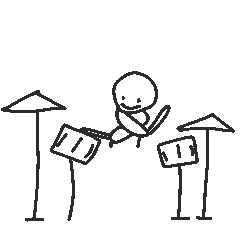
#> input picture assets/drummer/alter_l.png, 240 x 240 px, given in place of logo.png, which was not available
$ python gen_drummer.py ../assets/drummer/alter_l.png
#> lines starting #> are read from the running program, lines starting #| are printed output that depends on the picture
#!/usr/bin/env python3
# SPDX-License-Identifier: GPL-3.0-only
"""The DRUMMER visualiser's sprites (FMX, firmware/src/ui_vis.c) to a C header.

assets/drummer/*.png: 240 x 240 line drawings on transparency (the FMX author's). A pixel is ink where its alpha is
over half. Each frame is cropped to its ink and coded with a binary range coder (LZMA's: 32 bits, 12-bit
probabilities) under a static context model: the 10 pixels already coded around it (two rows up, four to the left)
pick one of 1024 probabilities, trained here on every frame and stored with them (DRUM_P0: P(no ink), 8 bits).
~8.6 KB for the 20 frames, where 1 bpp would take 82 KB. The decoder (ui_vis.c drum_decode) is a few dozen lines.
Each frame also carries the CRC-32 of its pixels (1 bpp, rows of whole bytes, MSB first): tests/drummer_test.c
decodes every frame and checks it.

  tools/gen_drummer.py OUT.h
"""
import sys
import zlib
from pathlib import Path

from PIL import Image

SRC = Path(__file__).resolve().parents[1] / "assets" / "drummer"
# the frames in the firmware's order (ui_vis.c DF_*)
FRAMES = ["logo", "kick_off", "kick_hit", "both_off", "both_hit", "head_off", "head_hit", "alter_l", "alter_r",
          "lsnare_lh", "lsnare_rh", "rsnare_lh", "rsnare_rh", "lcym_lh", "lcym_rh", "rcym_lh", "rcym_rh",
          "nodrums_1", "nodrums_2", "nodrums_3"]
W = 240
NB = [(-1, 0), (-2, 0), (-3, 0), (-4, 0), (-2, -1), (-1, -1), (0, -1), (1, -1), (2, -1), (-1, -2)]   # MSB first
NCTX = 1 << len(NB)


def load(name):
#> called with name = 'logo'
    im = Image.open(SRC / f"{name}.png").convert("RGBA")
#> im is the input picture: PIL image 240x240 RGBA; mean R, G, B, A 105.2, 105.2, 105.2, 19.4
    a = im.getchannel("A").tobytes()
    assert im.size == (W, W), f"{name}: {im.size}, not {W} x {W}"
    ink = [1 if v > 127 else 0 for v in a]
#> ink = 57600 items
    xs = [i % W for i, v in enumerate(ink) if v]
#> xs = 4387 values, max 234 at index 1929, min 1 at index 643, mean 122.8
    ys = [i // W for i, v in enumerate(ink) if v]
#> ys = 4387 values from 71 to 221
    x0, y0, x1, y1 = min(xs), min(ys), max(xs) + 1, max(ys) + 1
#> x0 = 1; y0 = 71; x1 = 235; y1 = 222
    rows = [ink[y * W + x0:y * W + x1] for y in range(y0, y1)]
#> rows = 151 items
    return x0, y0, x1 - x0, y1 - y0, rows


# [11 lines left out: function contexts, not called in this run]


class Enc:                                          # LZMA's range encoder
    def __init__(self):
        self.low, self.range, self.cache, self.csize, self.out = 0, 0xFFFFFFFF, 0, 1, bytearray()

    # [62 lines left out: functions shift, bit, done, decode, pack, not called in this run]


def main(out):
    frames = [(n, *load(n)) for n in FRAMES]
#> call 2 of load, with name = 'kick_off'
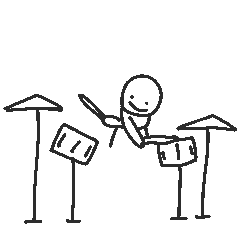
#> input picture assets/drummer/alter_r.png, 240 x 240 px, given in place of kick_off.png, which was not available
#> in load, im is the input picture: PIL image 240x240 RGBA; mean R, G, B, A 103.6, 103.6, 103.6, 19.6
#> in load (call 2), `xs = [i % W for i, v in enumerate(ink) if v]`: xs = 4433 values, max 236 at index 1853, min 3 at index 682, mean 122.3
#> in load (call 2), `ys = [i // W for i, v in enumerate(ink) if v]`: ys = 4433 values from 74 to 223
#> in load (call 2), `x0, y0, x1, y1 = min(xs), min(ys), max(xs) + 1, max(ys) + 1`: x0 = 3; y0 = 74; x1 = 237; y1 = 224
#> in load (call 2), `rows = [ink[y * W + x0:y * W + x1] for y in range(y0, y1)]`: rows = 150 items
#> call 4 of load, with name = 'both_off'
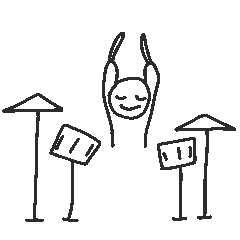
#> input picture assets/drummer/both_off.png, 240 x 240 px
#> in load, im is the input picture: PIL image 240x240 RGBA; mean R, G, B, A 64.2, 64.2, 64.2, 20.7
#> in load (call 4), `xs = [i % W for i, v in enumerate(ink) if v]`: xs = 4686 values, max 235 at index 2329, min 2 at index 1568, mean 122.8
#> in load (call 4), `ys = [i // W for i, v in enumerate(ink) if v]`: ys = 4686 values from 32 to 221
#> in load (call 4), `x0, y0, x1, y1 = min(xs), min(ys), max(xs) + 1, max(ys) + 1`: x0 = 2; y0 = 32; x1 = 236; y1 = 222
#> in load (call 4), `rows = [ink[y * W + x0:y * W + x1] for y in range(y0, y1)]`: rows = 190 items
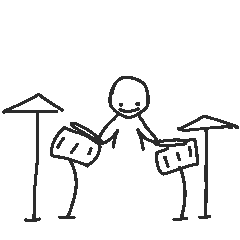
#> input picture assets/drummer/both_hit.png, 240 x 240 px
#> in load, im is the input picture: PIL image 240x240 RGBA; mean R, G, B, A 107.1, 107.1, 107.1, 18.8
#> in load (call 5), `xs = [i % W for i, v in enumerate(ink) if v]`: xs = 4256 values, max 238 at index 1305, min 2 at index 660, mean 122.2
#> in load (call 5), `ys = [i // W for i, v in enumerate(ink) if v]`: ys = 4256 values from 76 to 221
#> in load (call 5), `x0, y0, x1, y1 = min(xs), min(ys), max(xs) + 1, max(ys) + 1`: y0 = 76; x1 = 239
#> in load (call 5), `rows = [ink[y * W + x0:y * W + x1] for y in range(y0, y1)]`: rows = 146 items
    n0, n1 = [0] * NCTX, [0] * NCTX                   # the model: every frame's statistics
    for _, x, y, w, h, rows in frames:
        for c, b in contexts(rows, w, h):
            (n1 if b else n0)[c] += 1
    p8 = [min(255, max(1, round(256 * (a + 0.4) / (a + b + 0.8)))) for a, b in zip(n0, n1)]   # P(0), 8 bits
    p0 = [(v << 4) | 8 for v in p8]                    # (12 bits for the coder)
    data, recs = bytearray(), []
    for name, x, y, w, h, rows in frames:
        e = Enc()
        for c, b in contexts(rows, w, h):
            e.bit(b, p0[c])
        blob = e.done()
        assert decode(blob, w, h, p0) == rows, f"{name}: the decoder disagrees"
        recs.append((name, x, y, w, h, len(data), len(blob), zlib.crc32(pack(rows, w))))
        data += blob
    assert len(data) < 65536
    size = lambda r: ((r[3] + 7) // 8) * r[4]           # (1 bpp: rows of whole bytes)
    fixed = sum(size(r) for r in recs[:3])               # the logo and the kick's two: decoded once
    pose = max(size(r) for r in recs[3:])                # a pose: decoded when it changes
    L = ["/* generated by tools/gen_drummer.py from the PNGs of assets/drummer */", "#pragma once", "#include <stdint.h>",
         f"#define DRUM_NF {len(frames)}", f"#define DRUM_NCTX {NCTX}",
         f"#define DRUM_FIXED {fixed}   /* bytes: frames 0..2 (the logo, the kick off / hit) at 1 bpp */",
         f"#define DRUM_POSE_MAX {pose}   /* bytes: the largest of the others */",
         "typedef struct { uint8_t x, y, w, h; uint16_t off, len; uint32_t crc; } drum_frame_t;",
         f"static const uint8_t DRUM_P0[{NCTX}] = {{"]
    for i in range(0, NCTX, 32):
        L.append("    " + ", ".join(map(str, p8[i:i + 32])) + ",")
    L += ["};", f"static const drum_frame_t DRUM_F[{len(frames)}] = {{"]
    for name, x, y, w, h, off, ln, crc in recs:
        L.append(f"    {{{x}, {y}, {w}, {h}, {off}, {ln}, 0x{crc:08x}u}},   /* {name} */")
    L += ["};", f"static const uint8_t DRUM_DATA[{len(data)}] = {{"]
    for i in range(0, len(data), 24):
        L.append("    " + ", ".join(f"0x{b:02x}" for b in data[i:i + 24]) + ",")
    L += ["};", ""]
    Path(out).write_text("\n".join(L))
    print(f"drummer: {len(frames)} frames, {len(data)} B + {NCTX} B model")


if __name__ == "__main__":
#> (the run stopped early here; a loop or call above may not have finished)
